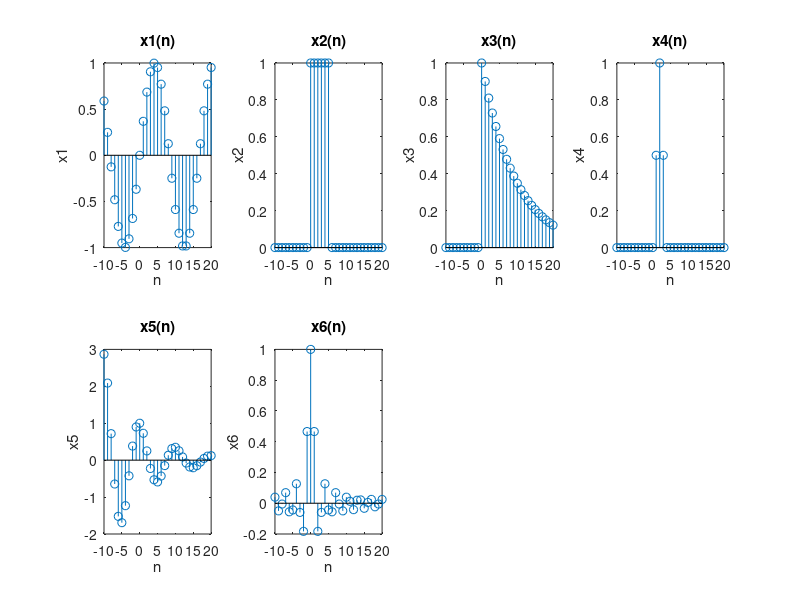

This chart was generated by the following MATLAB code: (Note: this script raises an error after producing the figure.)
%% Discrete time Signals and Systems
clear all;
clc;

%% Signal definitions

n = -10:20;
h = [1 1 1 1 ];

x1 = sin((12/100*pi).*n);

u1=(n>=0);
u2=(n>=6);
x2 = u1 -u2;

x3 = ((9/10).^n).*u1;

delta1 = (n==1);
delta2 = (n==2);
delta3 = (n==3);
x4 = ((5/10).*delta1)+ delta2+((5/10).*delta3);

x5 = ((9/10).^n).*(cos(((2/10)*pi).*n));

%x6 = sin(((2/10)*pi).*n)./(((2/10)*pi).*n);
x6 = sinc(((2/10)*pi).*n);

%% Plots

figure

subplot(2,4,1);
stem(n,x1);
xlabel('n');
ylabel('x1');
title('x1(n)');

subplot(2,4,2);
stem(n,x2);
title('x2(n)');
xlabel('n');
ylabel('x2');

subplot(2,4,3);
stem(n,x3);
title('x3(n)');
xlabel('n');
ylabel('x3');

subplot(2,4,4);
stem(n,x4);
title('x4(n)');
xlabel('n');
ylabel('x4');

subplot(2,4,5);
stem(n,x5);
title('x5(n)');
xlabel('n');
ylabel('x5');

subplot(2,4,6);
stem(n,x6);
title('x6(n)');
xlabel('n');
ylabel('x6');

%% Convolution

y = convmat(x6,h);
subplot(2,4,7);
plot(n,x6);
hold on;
stem(h);
title('Functions to be convolved');
subplot(2,4,8);
plot(y);
title('Convolution');



